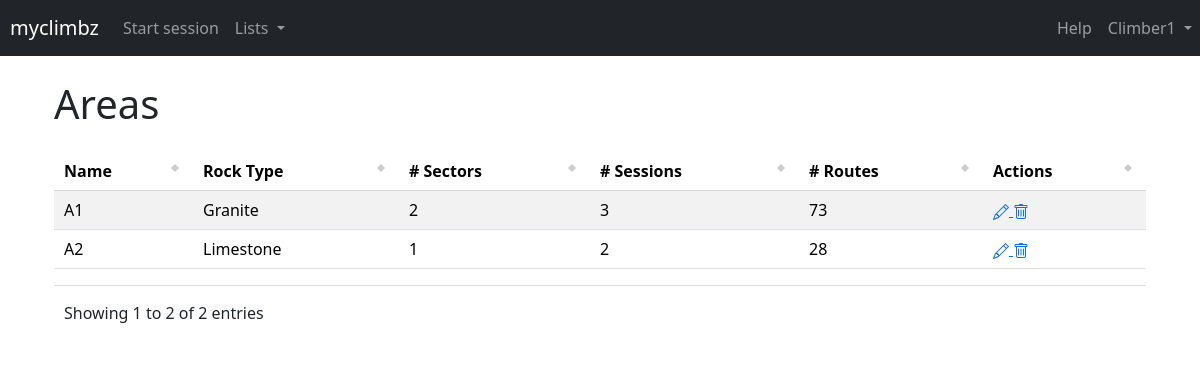
Screenshot of /areas (signed in) with the database file from the repository.
### climbz/models/climber.py (models this page shows, shortened)
class Climber(db.Model, UserMixin):
    id = db.Column(db.Integer, primary_key=True)
    role = db.Column(db.Integer, nullable=False, default=0)
    email = db.Column(db.String(200), nullable=False, unique=True)
    password = db.Column(db.String(200), nullable=False)
    name = db.Column(db.String(200), nullable=False)
    birthdate = db.Column(db.Date, nullable=True)
    year_started_climbing = db.Column(db.Integer, nullable=True)
    weight = db.Column(db.Float, nullable=True)
    height = db.Column(db.Float, nullable=True)
    ape_index = db.Column(db.Float, nullable=True)
    grade_scale = db.Column(db.String(10), nullable=False, default="font")
    climbs = db.relationship("Climb", backref="climber", cascade="all, delete")
    sessions = db.relationship("Session", backref="climber", cascade="all, delete")
    opinions = db.relationship("Opinion", backref="climber", cascade="all, delete")
    routes = db.relationship("Route", backref="creator")
    sectors = db.relationship("Sector", backref="creator")
    areas = db.relationship("Area", backref="creator")
    projects = db.relationship(
        "Route",
        secondary=climber_projects,
        backref=db.backref("climbers", lazy="dynamic"),
    )

### climbz/models/area.py (models this page shows, shortened)
class Area(db.Model):
    id = db.Column(db.Integer, primary_key=True)
    name = db.Column(db.String(100), nullable=False, unique=True)
    comment = db.Column(db.Text)
    link = db.Column(db.String(300))
    created_by = db.Column(db.Integer, db.ForeignKey("climber.id"), nullable=False)
    rock_type_id = db.Column(db.Integer, db.ForeignKey("rock_type.id"))
    rock_type = db.relationship("RockType", backref="climbing_areas")
    sessions = db.relationship("Session", backref="area", cascade="all, delete")
    sectors = db.relationship("Sector", backref="area", cascade="all, delete")

### climbz/models/rock_type.py (models this page shows)
class RockType(db.Model):
    id = db.Column(db.Integer, primary_key=True)
    name = db.Column(db.String(100), nullable=False)

### climbz/blueprints/areas/routes.py (the view)
@areas.route("/areas")
def table_areas() -> str:
    return render("areas.html", title="Areas", areas=Area.query.all())

### climbz/blueprints/utils.py (called while the page is built)
@login_required
def render(*args, **kwargs) -> str:
    kwargs["title"] = kwargs.get("title", "Climbz")
    kwargs["error"] = flask_session.pop("error", None)
    kwargs["open_session"] = Session.query.get(flask_session.get("session_id", -1))
    kwargs["username"] = current_user.name
    kwargs["user_id"] = current_user.id
    kwargs["user_role"] = current_user.role
    kwargs["user_grade_scale"] = current_user.grade_scale
    path = request.path
    if not path.startswith("/edit_") and not path.startswith("/add_"):
        flask_session["call_from_url"] = path
    return render_template(
        *args,
        **kwargs,
    )

### climbz/models/climber.py (called while the page is built)
@login_manager.user_loader
def load_climber(climber_id: int) -> Climber:
    return Climber.query.get(int(climber_id))

### run.py (called while the page is built, shortened)
@app.before_request
def check_request_validity():
    if not request.endpoint:
        return
    elif request.endpoint == "climbers.login" or "static" in request.endpoint:
        return
    elif not current_user.is_authenticated:
        return redirect(url_for("climbers.login"))

### climbz/templates/areas.html (shortened to what this page needs)
{% extends "main.html" %}
{% block content %}
<h1>Areas</h1>
<table id="content_table" class="table table-striped table-hover">
    <thead>
        <tr>
            {% for row_name in ["Name", "Rock Type", "# Sectors", "# Sessions", "# Routes", "Actions"] %}
            <th>{{ row_name }}</th>
            {% endfor %}
        </tr>
    </thead>
    <tbody>
        {% for area in areas %}
        {% set onclick = "window.location=\"" + url_for('areas.page_area', area_id=area.id) + "\"" %}
        <tr>
            <td onclick={{ onclick }}>{{ area.name }}</td>
            <td onclick={{ onclick }}>{{ area.rock_type.name }}</td>
            <td onclick={{ onclick }}>{{ area.sectors|length }}</td>
            <td onclick={{ onclick }}>{{ area.sessions|length }}</td>
            <td onclick={{ onclick }}>{{ area.sectors|map(attribute='routes')|map('length')|sum }}</td>
            {% if area.created_by == user_id or user_role == 1 %}
            <td>
                <a href="{{ url_for('areas.edit_area', area_id=area.id) }}">
                </a>
                <a href="{{ url_for('areas.delete_area', area_id=area.id) }}">
                </a>
            </td>
            {% else %}
            <td></td>
            {% endif %}
        </tr>
        {% endfor %}
    </tbody>
</table>
{% endblock content %}

### climbz/templates/main.html (shortened to what this page needs)
<html>
<head>
    <link href="https://cdn.jsdelivr.net/npm/bootstrap@5.3.2/dist/css/bootstrap.min.css" rel="stylesheet"
>
    <link href="{{ url_for('static', filename='css/vanilla-dataTables.css') }}" rel="stylesheet" type="text/css">
</head>
<body>
    <nav class="navbar navbar-expand-lg navbar-dark bg-dark">
        <a class="navbar-brand" href="{{ url_for('home.page_home') }}" style="padding-left: 10px;">myclimbz</a>
        {% if not "Add" in title and not "Edit" in title %}
        <div class="collapse navbar-collapse" id="navbarSupportedContent">
            <ul class="navbar-nav flex-row">
                {% if open_session %}
                <li><a class="nav-link" href="{{ url_for('climbs.add_climb') }}">Add climb</a></li>
                <li>
                    <a class="nav-link" href="{{ url_for('sessions.stop_session') }}">
                        Stop
                        {% if open_session.is_project_search %}
                        project search
                        {% else %}
                        session
                        {% endif %}
                    </a>
                </li>
                {% else %}
                <li class="nav-item">
                    <a class="nav-link" href="{{ url_for('sessions.add_session') }}">Start session</a>
                </li>
                {% endif %}
                <li class="nav-item dropdown">
                    <a class="nav-link dropdown-toggle" href="#" role="button" data-bs-toggle="dropdown"
                        aria-expanded="false">
                        Lists
                    </a>
                </li>
            </ul>
            <ul class="navbar-nav flex-row ms-md-auto">
                <li class="nav-item">
                    <a class="nav-link" href="{{ url_for('home.guide') }}">Help</a>
                </li>
                <li class="nav-item dropdown mr-auto">
                    <a class="nav-link dropdown-toggle" href="#" role="button" data-bs-toggle="dropdown"
                        aria-expanded="false">
                        {{ username }}
                    </a>
                </li>
            </ul>
        </div>
        {% endif %}
    </nav>
    <div class="container p-4">
        {%block content %}
        {% endblock %}
    </div>
</body>
</html>

### climbz/static/css/vanilla-dataTables.css (style rules this page uses)
.dataTable-table { max-width: 100%; width: 100%; border-spacing: 0; }
.dataTable-table > tbody > tr > td, .dataTable-table > tbody > tr > th, .dataTable-table > tfoot > tr > td, .dataTable-table > tfoot > tr > th, .dataTable-table > thead > tr > td, .dataTable-table > thead > tr > th { vertical-align: top; padding: 8px 10px; }
.dataTable-table > thead > tr > th { vertical-align: bottom; text-align: left; border-bottom: 1px solid #d9d9d9; }
.dataTable-table th { vertical-align: bottom; text-align: left; }
tr { cursor: pointer; }

### rows the page displays
Climber: name "Climber1"
Area: name "A1", rock_type.name "Granite", sectors|length "2", sessions|length "3", sectors|map "73"
Area: name "A2", rock_type.name "Limestone", sectors|length "1", sessions|length "2", sectors|map "28"

### other values shown
{{ row_name }} "Name" "Rock Type" "# Sectors" "# Sessions" "# Routes" "Actions"
